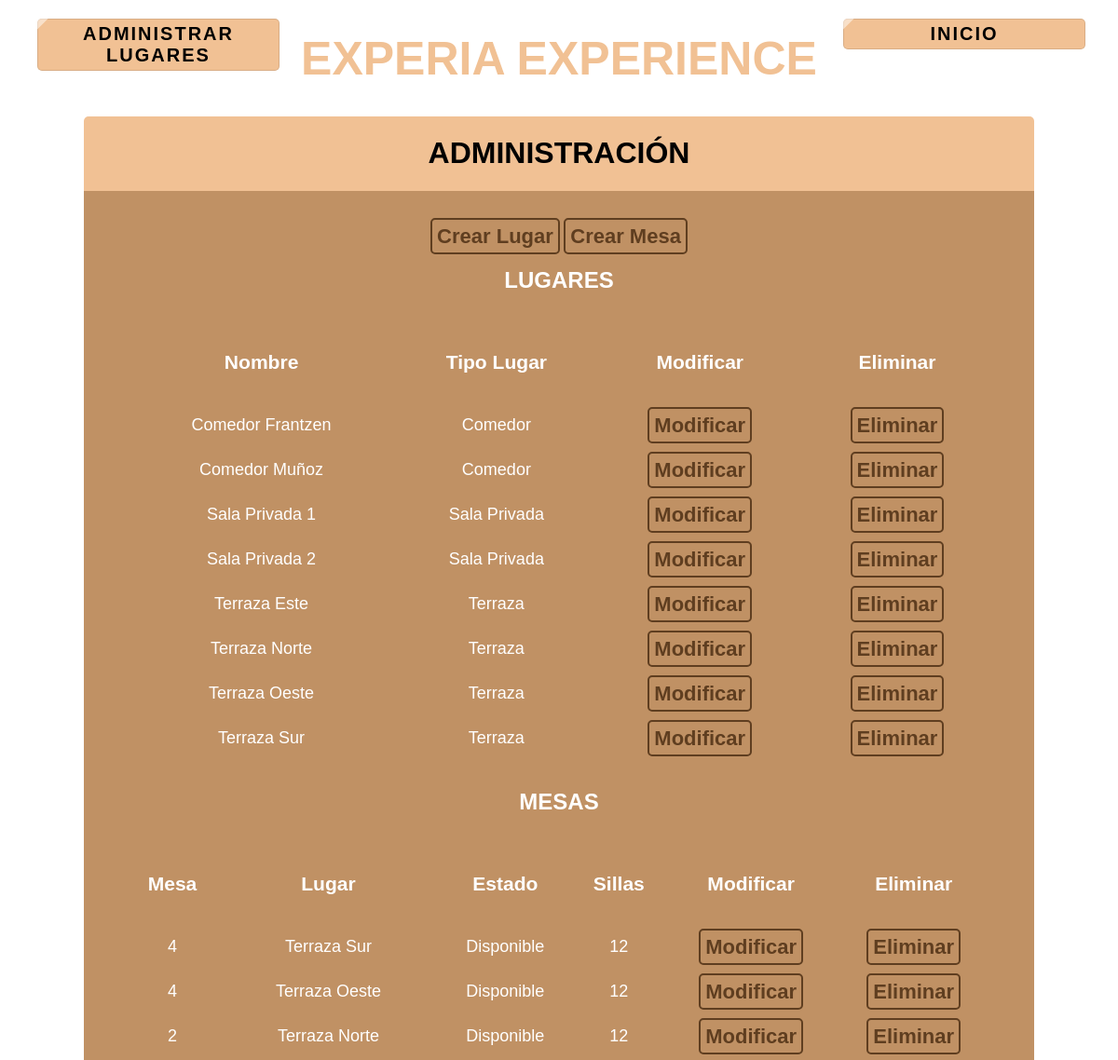
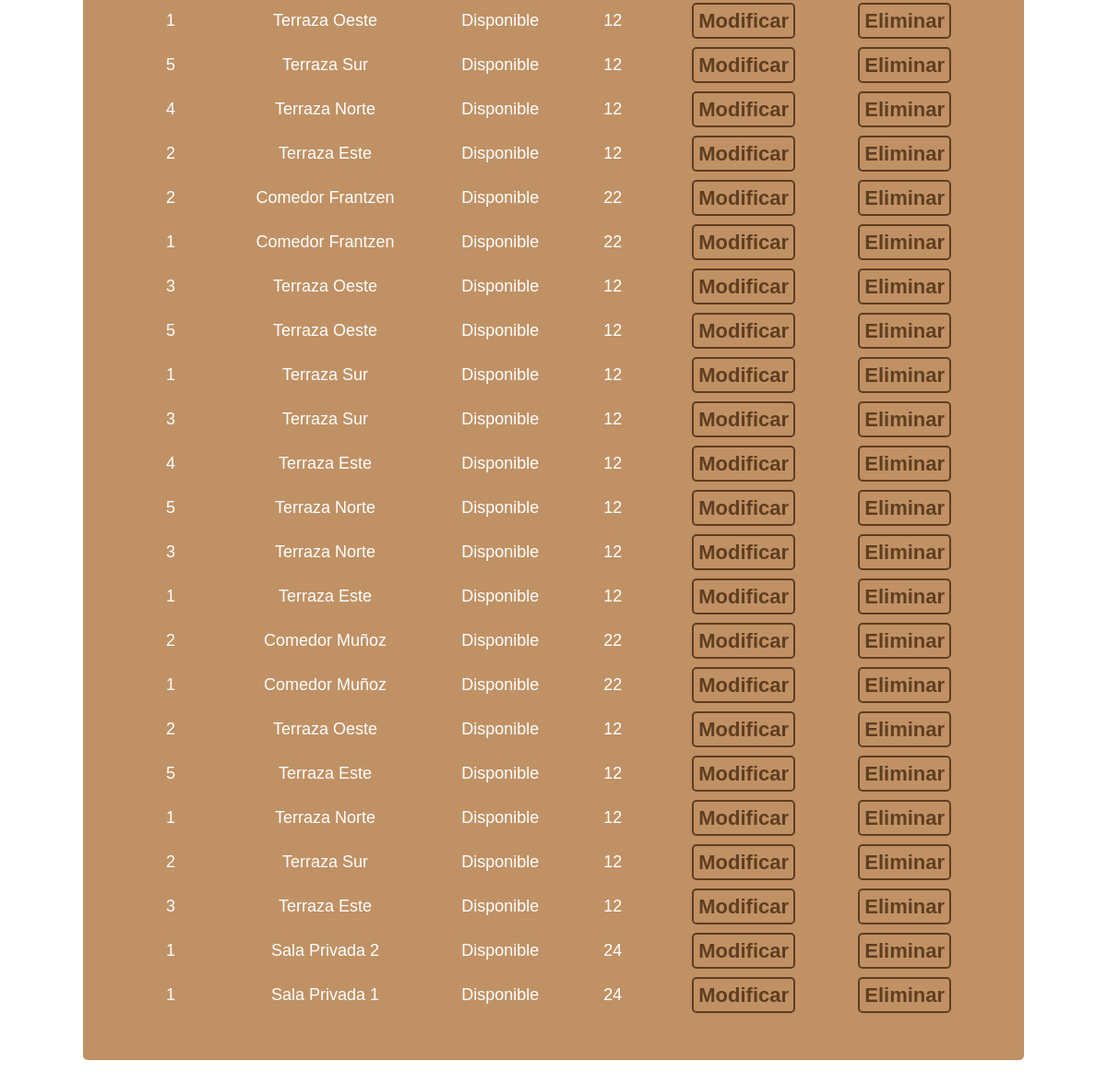
The app's page /view/administrar_lugares.php?exito=exito (signed in) with its own data (2 pictures, top to bottom).
### tables this page shows
CREATE TABLE `tbl_lugar` (
  `id_lugar` int NOT NULL AUTO_INCREMENT,
  `nom_lugar` varchar(45) DEFAULT NULL,
  `fk_id_tipo_lugar` int DEFAULT NULL,
  `img_lugar` varchar(250) DEFAULT NULL,
  PRIMARY KEY (`id_lugar`),
  KEY `fk_id_tipo_lugar_idx` (`fk_id_tipo_lugar`),
  CONSTRAINT `fk_id_tipo_lugar` FOREIGN KEY (`fk_id_tipo_lugar`) REFERENCES `tbl_tipo_lugar` (`id_tipo_lugar`)
);

CREATE TABLE `tbl_tipo_lugar` (
  `id_tipo_lugar` int NOT NULL AUTO_INCREMENT,
  `tipo_lugar` varchar(20) DEFAULT NULL,
  `img_tipo_lugar` varchar(255) DEFAULT NULL,
  PRIMARY KEY (`id_tipo_lugar`)
);

CREATE TABLE `tbl_mesa` (
  `id_mesa` int NOT NULL AUTO_INCREMENT,
  `numero_mesa` int DEFAULT NULL,
  `id_lugar` int DEFAULT NULL,
  `estado_mesa` tinyint DEFAULT NULL,
  `num_sillas_mesa` varchar(2) DEFAULT NULL,
  PRIMARY KEY (`id_mesa`),
  KEY `fk_lugar_mesa_idx` (`id_lugar`),
  CONSTRAINT `fk_lugar_mesa` FOREIGN KEY (`id_lugar`) REFERENCES `tbl_lugar` (`id_lugar`)
);

### view/administrar_lugares.php (the view, shortened to what this page needs)
<!DOCTYPE html>
<html lang="en">
<head>
    <link rel="stylesheet" href="../styles/style.css">
</head>
<body id="portada">
        <?php
            include '../services/connection.php';
        ?>
    <div class="row2" id="section-1">
        <div class="usuario column-1">
        <ul class="padding-lat">
        <b><a class="btn-logout">ADMINISTRAR LUGARES</a></b>
        </ul>
        </div>
        <div class="column-2 titulo2">
            <h1>EXPERIA EXPERIENCE</h1>
        </div>
        <div class="logout column-1">
            <ul class="padding-lat">
            <b><a style="text-decoration:none" class="btn-logout" href="./zona_admin.php">INICIO</a></b>
            </ul>
        </div>
    </div>
    <div class="flex">
        <div class="menu">
            <h1>ADMINISTRACIÓN</h1>
        </div>
    </div>
    <div class="flex">
        <div class="contenido_admin">
            <div>
            <a href="./crear_lugar.php" class="">Crear Lugar</a>
            <a href="./crear_mesa.php" class="">Crear Mesa</a><br>
            </div>
            <h2>LUGARES</h2>
            <?php
                $stmt = $pdo->prepare("SELECT tl.*, l.* FROM tbl_tipo_lugar tl
                INNER JOIN tbl_lugar l ON tl.id_tipo_lugar = l.fk_id_tipo_lugar
                ORDER BY l.nom_lugar ASC");
                $stmt->execute();
                $sentencia=$stmt->fetchAll(PDO::FETCH_ASSOC);
                    try{
                        if(!$sentencia == ""){
                            ?>
                                <table cellspacing = '20px' class="contenido_tbl_users">
                                    <tr class="contenido_tbl_users">
                                        <td>
                                            <h3>Nombre</h3>
                                        </td>
                                        <td>
                                            <h3>Tipo Lugar</h3>
                                        </td>
                                        <td>
                                            <h3>Modificar</h3>
                                        </td>
                                        <td>
                                            <h3>Eliminar</h3>
                                        </td>
                                    </tr>
                                        <?php
                                        foreach($sentencia as $row){
                                                echo "<tr class='contenido_tbl_users'>";
                                                echo "<td>{$row["nom_lugar"]}</td>";
                                                echo "<td>{$row["tipo_lugar"]}</td>";
                                                echo "<td><a href='./modif_lugares.php?id={$row['id_lugar']}'>Modificar</a></td>";
                                                echo "<td><a href='../processes/elim_lugar.proc.php?id={$row['id_lugar']}'>Eliminar</a></td>";
                                                echo "</tr>";
                                        }
                                        ?>
                                </table>
                            <?php
                        }else{
                            echo "No hay datos";
                        }
                    }catch (PDOException $e) {
                        echo $e->getMessage();
                    }
                ?>
                <h2>MESAS</h2>
                <?php
                $stmt = $pdo->prepare("SELECT m.*, l.* FROM tbl_mesa m
                INNER JOIN tbl_lugar l ON m.id_lugar = l.id_lugar
                ORDER BY m.numero_mesa AND l.nom_lugar ASC");
                $stmt->execute();
                $sentencia=$stmt->fetchAll(PDO::FETCH_ASSOC);
                    try{
                        if(!$sentencia == ""){
                            ?>
                                <table cellspacing = '20px' class="contenido_tbl_users">
                                    <tr class="contenido_tbl_users">
                                        <td>
                                            <h3>Mesa</h3>
                                        </td>
                                        <td>
                                            <h3>Lugar</h3>
                                        </td>
                                        <td>
                                            <h3>Estado</h3>
                                        </td>
                                        <td>
                                            <h3>Sillas</h3>
                                        </td>
                                        <td>
                                            <h3>Modificar</h3>
                                        </td>
                                        <td>
                                            <h3>Eliminar</h3>
                                        </td>
                                    </tr>
                                        <?php
                                        foreach($sentencia as $row){
                                                echo "<tr class='contenido_tbl_users'>";
                                                echo "<td>{$row["numero_mesa"]}</td>";
                                                echo "<td>{$row["nom_lugar"]}</td>";
                                                if($row["estado_mesa"] == 0){
                                                    echo "<td>No isponible</td>";
                                                }elseif($row["estado_mesa"] == 1){
                                                    echo "<td>Disponible</td>";
                                                }else{
                                                    echo "<td>Mantenimiento</td>";
                                                }
                                                echo "<td>{$row["num_sillas_mesa"]}</td>";
                                                echo "<td><a href='./modif_mesa.php?id={$row['id_mesa']}'>Modificar</a></td>";
                                                echo "<td><a href='../processes/elim_mesa.proc.php?id={$row['id_mesa']}'>Eliminar</a></td>";
                                                echo "</tr>";
                                        }
                                        ?>
                                </table>
                            <?php
                        }else{
                            echo "No hay datos";
                        }
                    }catch (PDOException $e) {
                        echo $e->getMessage();
                    }
                ?>
            </div>
        </div>
</body>
</html>

### styles/style.css (style rules this page uses)
* { box-sizing: border-box; }
body { margin: 0; font-family: Arial; }
#portada { background-image: url("https://s1.1zoom.me/big0/706/350861-admin.jpg"); background-size: cover; background-attachment: fixed; }
.row2:after { content: ""; display: table; clear: both; }
#section-1 { padding: 0%; }
.usuario { text-align: left; color: black; font-size: 20px; }
.logout { text-align: right; color: black; font-size: 20px; margin-left: -35px; }
.column-1 { width: 25%; float: left; }
.btn-logout { position: relative; display: block; padding: 5px; border-radius: 5px; text-align: center; font-family: "Avant Garde", Avantgarde, "Century Gothic", CenturyGothic, "AppleGothic", sans-serif; font-weight: bold; overflow: hidden; color: rgb(0, 0, 0); cursor: pointer; letter-spacing: 2px; box-shadow: inset 0 0 0 1px rgba(0, 0, 0, 0.1); text-decoration: none; transition: all ease 0.5s; background: #f1c194; }
.btn-logout:after, .btn-logout:before { width: 80px; height: 200px; content: ''; display: block; background: rgba(255, 255, 255, 0.5); transform: rotate(45deg); top: -60px; position: absolute; transition: none; right: -45%; cursor: pointer; }
.btn-logout:before { left: -48%; }
.column-2 { width: 50%; float: left; }
.titulo2 { text-align: center; color: #f1c194; font-size: 25px; font-family: "Avant Garde", Avantgarde, "Century Gothic", CenturyGothic, "AppleGothic", sans-serif; text-transform: uppercase; text-rendering: optimizeLegibility; }
.menu { color: black; width: 85%; border-top-left-radius: 5px; border-top-right-radius: 5px; height: 10%; background-color: #f1c194; text-align: center; }
.flex { display: flex; align-items: center; justify-content: center; }
.contenido_admin { color: white; width: 85%; background-color: #c09164; display: flex; align-items: center; padding: 3%; justify-content: center; border-bottom-left-radius: 5px; border-bottom-right-radius: 5px; flex-direction: column; margin-bottom: 5%; }
.contenido_admin a { text-decoration: none; color: #5f3e20; background-color: none; border: 2px solid #5f3e20; border-radius: 5px; padding: 5px; font-size: 22px; font-weight: bold; }
.contenido_tbl_users { font-size: 18px; width: 100%; text-align: center; }

### records on screen
tbl_lugar: nom_lugar "Comedor Frantzen", fk_id_tipo_lugar.tipo_lugar "Comedor"
tbl_lugar: nom_lugar "Comedor Muñoz", fk_id_tipo_lugar.tipo_lugar "Comedor"
tbl_lugar: nom_lugar "Sala Privada 1", fk_id_tipo_lugar.tipo_lugar "Sala Privada"
tbl_lugar: nom_lugar "Sala Privada 2", fk_id_tipo_lugar.tipo_lugar "Sala Privada"
tbl_lugar: nom_lugar "Terraza Este", fk_id_tipo_lugar.tipo_lugar "Terraza"
tbl_lugar: nom_lugar "Terraza Norte", fk_id_tipo_lugar.tipo_lugar "Terraza"
tbl_lugar: nom_lugar "Terraza Oeste", fk_id_tipo_lugar.tipo_lugar "Terraza"
tbl_lugar: nom_lugar "Terraza Sur", fk_id_tipo_lugar.tipo_lugar "Terraza"
tbl_mesa: numero_mesa "4", id_lugar.nom_lugar "Terraza Sur", estado_mesa "Disponible", num_sillas_mesa "12"
tbl_mesa: numero_mesa "4", id_lugar.nom_lugar "Terraza Oeste", estado_mesa "Disponible", num_sillas_mesa "12"
tbl_mesa: numero_mesa "2", id_lugar.nom_lugar "Terraza Norte", estado_mesa "Disponible", num_sillas_mesa "12"
tbl_mesa: numero_mesa "1", id_lugar.nom_lugar "Terraza Oeste", estado_mesa "Disponible", num_sillas_mesa "12"
tbl_mesa: numero_mesa "5", id_lugar.nom_lugar "Terraza Sur", estado_mesa "Disponible", num_sillas_mesa "12"
tbl_mesa: numero_mesa "4", id_lugar.nom_lugar "Terraza Norte", estado_mesa "Disponible", num_sillas_mesa "12"
tbl_mesa: numero_mesa "2", id_lugar.nom_lugar "Terraza Este", estado_mesa "Disponible", num_sillas_mesa "12"
tbl_mesa: numero_mesa "2", id_lugar.nom_lugar "Comedor Frantzen", estado_mesa "Disponible", num_sillas_mesa "22"
tbl_mesa: numero_mesa "1", id_lugar.nom_lugar "Comedor Frantzen", estado_mesa "Disponible", num_sillas_mesa "22"
tbl_mesa: numero_mesa "3", id_lugar.nom_lugar "Terraza Oeste", estado_mesa "Disponible", num_sillas_mesa "12"
tbl_mesa: numero_mesa "5", id_lugar.nom_lugar "Terraza Oeste", estado_mesa "Disponible", num_sillas_mesa "12"
tbl_mesa: numero_mesa "1", id_lugar.nom_lugar "Terraza Sur", estado_mesa "Disponible", num_sillas_mesa "12"
tbl_mesa: numero_mesa "3", id_lugar.nom_lugar "Terraza Sur", estado_mesa "Disponible", num_sillas_mesa "12"
tbl_mesa: numero_mesa "4", id_lugar.nom_lugar "Terraza Este", estado_mesa "Disponible", num_sillas_mesa "12"
tbl_mesa: numero_mesa "5", id_lugar.nom_lugar "Terraza Norte", estado_mesa "Disponible", num_sillas_mesa "12"
tbl_mesa: numero_mesa "3", id_lugar.nom_lugar "Terraza Norte", estado_mesa "Disponible", num_sillas_mesa "12"
tbl_mesa: numero_mesa "1", id_lugar.nom_lugar "Terraza Este", estado_mesa "Disponible", num_sillas_mesa "12"
tbl_mesa: numero_mesa "2", id_lugar.nom_lugar "Comedor Muñoz", estado_mesa "Disponible", num_sillas_mesa "22"
tbl_mesa: numero_mesa "1", id_lugar.nom_lugar "Comedor Muñoz", estado_mesa "Disponible", num_sillas_mesa "22"
tbl_mesa: numero_mesa "2", id_lugar.nom_lugar "Terraza Oeste", estado_mesa "Disponible", num_sillas_mesa "12"
tbl_mesa: numero_mesa "5", id_lugar.nom_lugar "Terraza Este", estado_mesa "Disponible", num_sillas_mesa "12"
tbl_mesa: numero_mesa "1", id_lugar.nom_lugar "Terraza Norte", estado_mesa "Disponible", num_sillas_mesa "12"
tbl_mesa: numero_mesa "2", id_lugar.nom_lugar "Terraza Sur", estado_mesa "Disponible", num_sillas_mesa "12"
tbl_mesa: numero_mesa "3", id_lugar.nom_lugar "Terraza Este", estado_mesa "Disponible", num_sillas_mesa "12"
tbl_mesa: numero_mesa "1", id_lugar.nom_lugar "Sala Privada 2", estado_mesa "Disponible", num_sillas_mesa "24"
tbl_mesa: numero_mesa "1", id_lugar.nom_lugar "Sala Privada 1", estado_mesa "Disponible", num_sillas_mesa "24"
